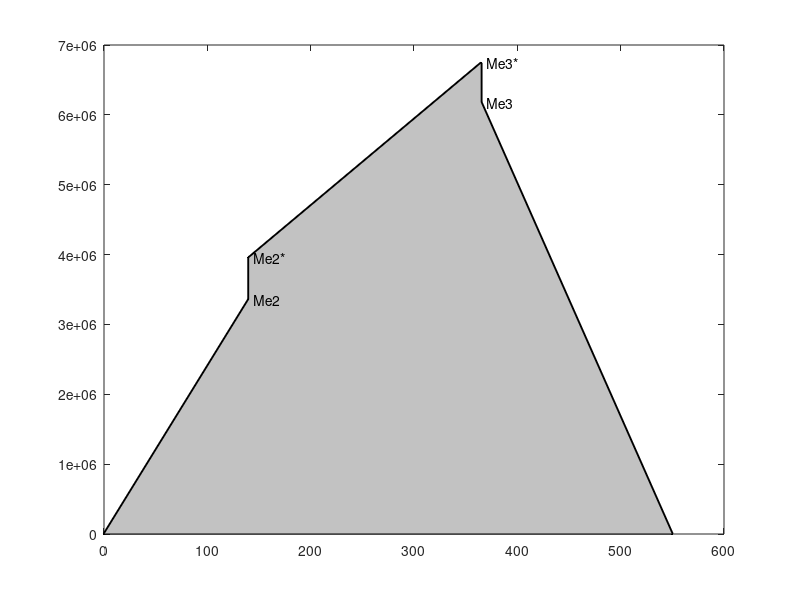

Write the MATLAB code that produced this figure.
plot([0 140 140 365 365 550], [0 3360570 3956061 6744651 6182266 0], '.-k', 'LineWidth',2)
patch([0 140 140 365 365 550], [0 3360570 3956061 6744651 6182266 0], [0.76 0.76 0.76])
text(145, 33.61e5, 'Me2')
text(145, 39.56e5, 'Me2*')
text(370, 67.45e5, 'Me3*')
text(370, 61.82e5, 'Me3')
